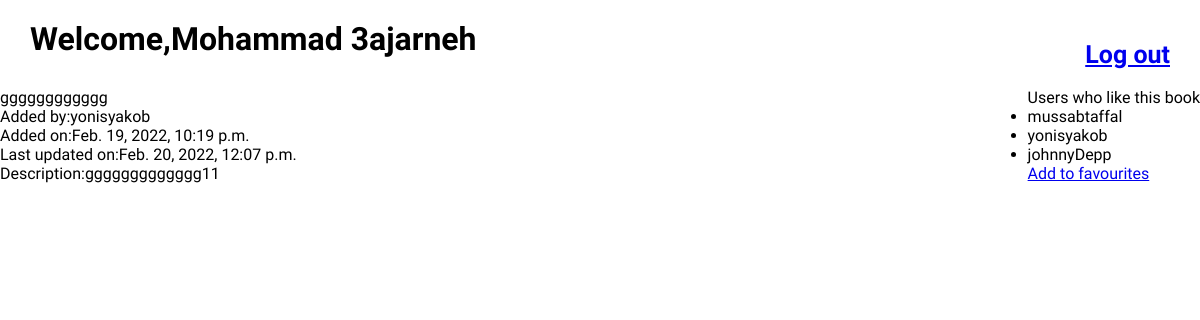
Page /books/21 (signed in) on the committed database.
### fav_books_app/models.py (models this page shows)
class User(models.Model):
    first_name = models.CharField(max_length=255)
    last_name = models.CharField(max_length=255)
    email=models.CharField(max_length=255)
    password=models.CharField(max_length=255)
    created_at = models.DateTimeField(auto_now_add=True)
    updated_at = models.DateTimeField(auto_now=True)
    objects=UserManager()

class Book(models.Model):
    title = models.CharField(max_length=255)
    desc=models.TextField(null=True)
    created_at = models.DateTimeField(auto_now_add=True)
    updated_at = models.DateTimeField(auto_now=True)
    uploaded_by = models.ForeignKey(User, related_name="books_uploaded", on_delete = models.CASCADE)
    users_who_like = models.ManyToManyField(User, related_name="liked_books")
    objects=BookManager()

### fav_books_app/views.py (the view)
# urls.py: path('books/<int:book_id>', views.edit_show_book ),
def edit_show_book(request , book_id ):
    this_user=User.objects.get(id=request.session['user_id'])
    this_book=Book.objects.get(id=book_id)
    book_uploader=this_book.uploaded_by.id
    user_like_book=this_book.users_who_like.all()
    if book_uploader==this_user.id:
        print(user_like_book)
        context={"books":this_book,
            "current_user":this_user,
            "liked_by":user_like_book,}
        return render(request,'edit_book.html',context)
    else:
        print(user_like_book)
        context={"books":this_book,
            "current_user":this_user,
            "liked_by":user_like_book}
        return render(request,'show_book.html',context)

### fav_books_app/templates/show_book.html (shortened to what this page needs)
<!DOCTYPE html>
<html lang="en">
<head>
    {% load static  %}
    <link rel="stylesheet" href="{% static 'css/style.css' %}">
</head>
<body>
    <div style="display: flex;justify-content: space-between;" class="welcome">
        <h1 style="margin-left: 30px;">Welcome,{{current_user.first_name}} {{current_user.last_name }} </h1>
        <a style="font-size: 25px;font-weight: 600;margin-right: 30px;" href="/clear">Log out</a>
    </div>
    <div style="display: flex;justify-content: space-between;" class="show_details">
        <div class="book_details">
            <p>{{books.title}}</p>
            <p>Added by:{{books.uploaded_by.first_name}}{{books.uploaded_by.last_name}}</p>
            <p>Added on:{{books.created_at}}</p>
            <p>Last updated on:{{books.updated_at}}</p>
            <p>Description:{{books.desc}}</p>
        </div>
        <div class="liked_by">
            <p>Users who like this book</p>
            <ul>{%for like in liked_by %}
                <li>{{like.first_name}}{{like.last_name}}</li>
                {% endfor%}
                {% if  like.id != current_user.id    %}
                <a href="/favourites/{{books.id}}/{{current_user.id}}">Add to favourites</a>
                {% endif %}
            </ul>
        </div>
    </div>
</body>
</html>

### fav_books_app/static/css/style.css (style rules this page uses)
* { margin: 0;padding: 0; }
body { font-family: 'Balsamiq Sans', cursive; }
.welcome { display: flex;justify-content: space-between;align-items: center;margin-top: 20px; }
h1 , h2 { margin-bottom: 30px; }

### rows in the picture
User: first_name "Mohammad", last_name "3ajarneh"
Book: title "gggggggggggg", uploaded_by.first_name "yonis", uploaded_by.last_name "yakob", created_at "Feb. 19, 2022, 10:19 p.m.", updated_at "Feb. 20, 2022, 12:07 p.m.", desc "ggggggggggggg11"
User: first_name "mussab", last_name "taffal"
User: first_name "yonis", last_name "yakob"
User: first_name "johnny", last_name "Depp"
